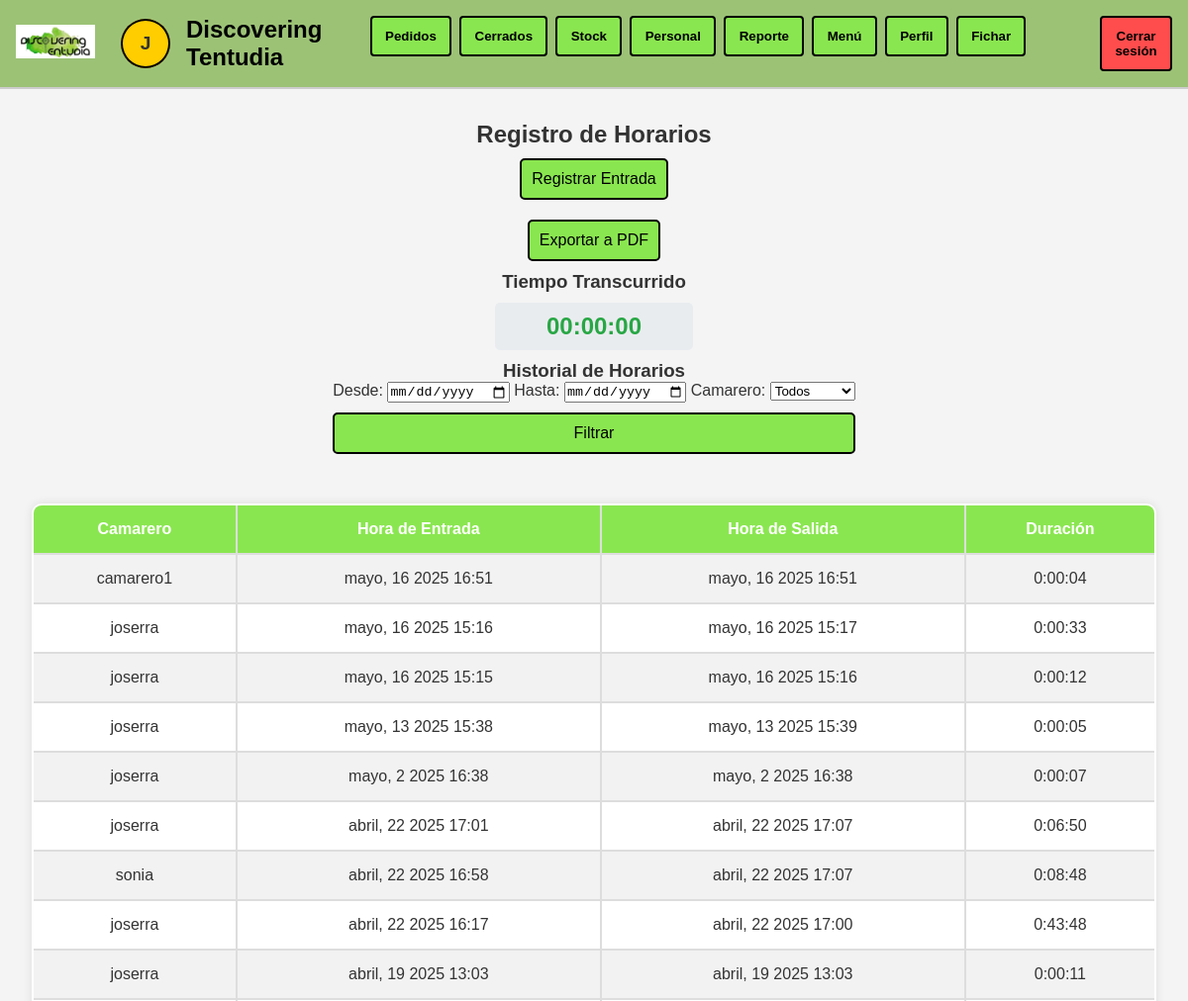
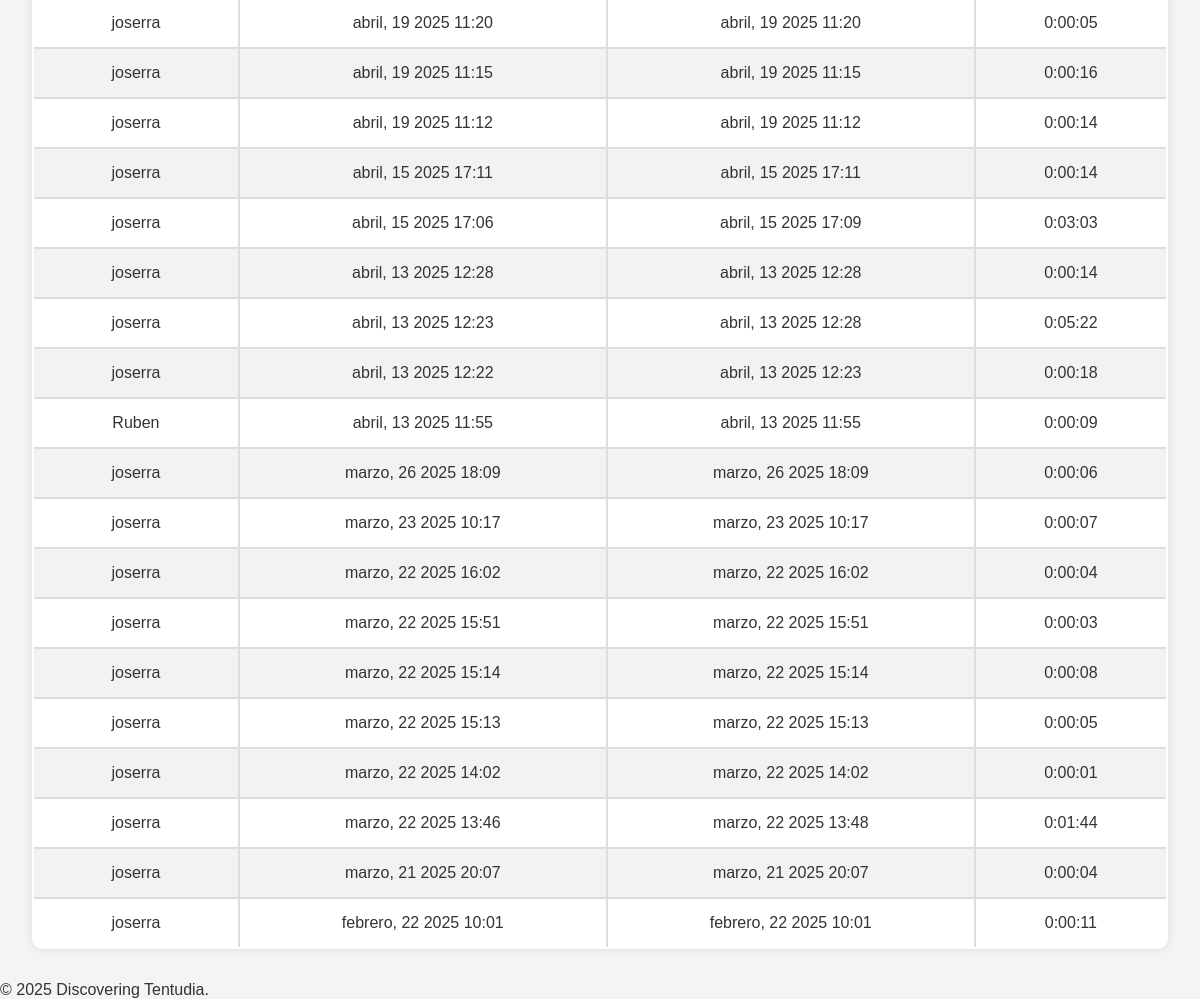
The app's page /control_horarios/ (signed in) with its own data (2 pictures, top to bottom).
### tapAppGestion/models.py (models this page shows, shortened)
class RegistroHorario(models.Model):
    camarero = models.ForeignKey(User, on_delete=models.CASCADE)
    hora_entrada = models.DateTimeField(default=now)
    hora_salida = models.DateTimeField(null=True, blank=True)
    activo = models.BooleanField(default=True)  # Indica si el turno está activo
    pausado = models.BooleanField(default=False)
    tiempo_transcurrido = models.DurationField(default=timedelta(0))
    def calcular_duracion(self):
        if self.hora_salida:
            duracion = self.hora_salida - self.hora_entrada
            segundos = int(duracion.total_seconds())  # Convertir a segundos enteros
            return str(datetime.timedelta(seconds=segundos))  # Formato hh:mm:ss
        return None

### tapAppGestion/views.py (the view)
# urls.py: path('control_horarios/', views.control_horarios, name='control_horarios'),
@login_required
def control_horarios(request):
    if request.user.is_superuser:
        registros = RegistroHorario.objects.all()
        selected_camarero = request.GET.get('camarero', '')
        if selected_camarero:
            registros = registros.filter(camarero__id=selected_camarero)
        camareros = User.objects.filter(registrohorario__isnull=False).distinct()
    else:
        registros = RegistroHorario.objects.filter(camarero=request.user)
        selected_camarero = None
        camareros = None
    fecha_inicio = request.GET.get('fecha_inicio')
    fecha_fin = request.GET.get('fecha_fin')
    if fecha_inicio:
        registros = registros.filter(hora_entrada__date__gte=parse_date(fecha_inicio))
    if fecha_fin:
        registros = registros.filter(hora_entrada__date__lte=parse_date(fecha_fin))
    registros = registros.order_by('-hora_entrada')
    try:
        registro_activo = RegistroHorario.objects.get(camarero=request.user, activo=True)
    except RegistroHorario.DoesNotExist:
        registro_activo = None
    if request.user.is_superuser:
        camareros = User.objects.filter(registrohorario__isnull=False).distinct()
    else:
        camareros = None
    return render(request, 'control_horarios.html', {
        'registros': registros,
        'fecha_inicio': fecha_inicio,
        'fecha_fin': fecha_fin,
        'camareros': camareros,
        'selected_camarero': selected_camarero,
        'registro_activo': registro_activo,
    })

### tapAppGestion/templates/control_horarios.html (shortened to what this page needs)
{% extends 'base.html' %}
{% block content %}
<h2>Registro de Horarios</h2>
{% if not registro_activo %}
    <form action="{% url 'registrar_entrada' %}" method="post">
        <button class="boton-crono" type="submit">Registrar Entrada</button>
    </form>
{% endif %}
<form method="get" action="{% url 'exportar_horarios_pdf' %}">
    <button type="submit" class="boton-crono">Exportar a PDF</button>
</form>
<h3>Tiempo Transcurrido</h3>
{% if registro_activo %}
    <p id="cronometro">00:00:00</p>
{% else %}
    <p id="cronometro">00:00:00</p>
{% endif %}
<h3>Historial de Horarios</h3>
<form method="get" style="margin-bottom: 20px; text-align: center;">
    <label for="fecha_inicio">Desde:</label>
    <input type="date" name="fecha_inicio" id="fecha_inicio" value="{{ request.GET.fecha_inicio }}">
    <label for="fecha_fin">Hasta:</label>
    <input type="date" name="fecha_fin" id="fecha_fin" value="{{ request.GET.fecha_fin }}">
    {% if camareros %}
        <label for="camarero">Camarero:</label>
        <select name="camarero" id="camarero">
            <option value="">Todos</option>
        </select>
    {% endif %}
    <button type="submit" class="boton-crono">Filtrar</button>
</form>
<table>
    <tr>
        {% if user.is_superuser %}
            <th>Camarero</th>
        {% endif %}
        <th>Hora de Entrada</th>
        <th>Hora de Salida</th>
        <th>Duración</th>
    </tr>
    {% for registro in registros %}
    <tr>
        {% if user.is_superuser %}
            <td>{{ registro.camarero.username }}</td>
        {% endif %}
        <td class="hora_entrada"
            data-hora="{{ registro.hora_entrada|date:'Y-m-d H:i:s' }}"
            data-activo="{{ registro.activo }}"
            data-pausado="{{ registro.pausado }}"
            data-transcurrido="{{ registro.tiempo_transcurrido|default:'0' }}">
            {{ registro.hora_entrada|date:"F, j Y H:i" }}
        </td>
        <td>
            {% if registro.hora_salida %}
                {{ registro.hora_salida|date:"F, j Y H:i" }}
            {% else %}
                -
            {% endif %}
        </td>
        <td>{{ registro.calcular_duracion|default:"-" }}</td>
    </tr>
    {% endfor %}
</table>
{% endblock %}

### tapAppGestion/templates/base.html (shortened to what this page needs)
{% load static %}
<!DOCTYPE html>
<html lang="es">
<head>
    <link rel="stylesheet" type="text/css" href="{% static 'css/stylesIndex.css' %}">
</head>
<body>
    <header>
        <div class="header-left">
            <a href="{% url 'index' %}">
                <img src="{% static 'images/logo_blanco.jpeg' %}" alt="Logo Discovering Tentudia" class="logo">
            </a>
            <a href="{% url 'profile' %}" style="text-decoration: none;">
                <div class="user-circle">{{ user.first_name|slice:":1" }}</div>
            </a>
            <h1>Discovering Tentudia</h1>
        </div>
        <nav>
            <a href="{% url 'lista_pedidos' %}">
                <button>Pedidos</button>
            </a>
            {% if user.is_superuser %}
            <a href="{% url 'lista_pedidos_cerrados' %}">
                <button>Cerrados</button>
            </a>
            <a href="{% url 'stock' %}">
                <button>Stock</button>
            </a>
            <a href="{% url 'personal' %}">
                <button>Personal</button>
            </a>
            <a href="{% url 'reporte' %}">
                <button>Reporte</button>
            </a>
            {% endif %}
            <a href="{% url 'menu' %}">
                <button>Menú</button>
            </a>
            <a href="{% url 'profile' %}">
                <button>Perfil</button>
            </a>
            <a href="{% url 'control_horarios' %}">
                <button>Fichar</button>
            </a>
            <a href="{% url 'salir' %}">
                <button class="logout-button">Cerrar sesión</button>
            </a>
        </nav>
    </header>
    <main>
        {% block content %}
        {% endblock %}
    </main>
    <footer>
        <p>&copy; 2025 Discovering Tentudia.</p>
    </footer>
</body>
</html>

### tapAppGestion/static/css/stylesIndex.css (style rules this page uses)
* { margin: 0; padding: 0; box-sizing: border-box; }
body { font-family: Arial, sans-serif; background-color: #fff; color: #333; }
header { display: flex; align-items: center; justify-content: space-between; padding: 1em; border-bottom: 2px solid #ccc; }
header h1 { font-weight: bold; font-size: 24px; color: black; }
.header-left { display: flex; align-items: center; gap: 1em; }
.user-circle { width: 50px; height: 50px; border-radius: 50%; background-color: #ffcd00; display: flex; align-items: center; justify-content: center; font-weight: bold; font-size: 1.2rem; color: #333; box-shadow: 0 0 0 2px #000 inset; }
h1 { font-size: 1.2rem; font-weight: normal; }
nav { display: flex; gap: 0.5em; }
nav button { background-color: #8ae650; border: 2px solid #000; color: #000; font-weight: bold; padding: 0.8em 1em; cursor: pointer; border-radius: 4px; }
.logout-button { background-color: #ff4d4d; margin-left: 5em; }
main { position: relative; padding: 2em; display: flex; flex-direction: column; align-items: center; }
.logo { width: 80px; height: auto; margin-right: 10px; }

### tapAppGestion/templates/base.html (style rules this page uses)
header { background-color: #9cc276; }

### tapAppGestion/templates/control_horarios.html (style rules this page uses)
body { font-family: Arial, sans-serif; background-color: #f4f4f4; margin: 0; padding: 0; }
h2, h3 { text-align: center; color: #333; }
.boton-crono { display: block; width: 100%; padding: 10px; margin: 10px 0; background-color: #8ae650; color: black; border: 2px solid black; border-radius: 5px; cursor: pointer; font-size: 16px; }
#cronometro { font-size: 24px; font-weight: bold; text-align: center; color: #28a745; padding: 10px; background: #e9ecef; border-radius: 5px; margin: 10px auto; width: 200px; }
table { width: 100%; border-collapse: collapse; margin-top: 20px; background: white; box-shadow: 0px 0px 10px rgba(0, 0, 0, 0.1); border-radius: 10px; overflow: hidden; }
table, th, td { border: 2px solid #ddd; }
th, td { padding: 15px; text-align: center; font-size: 16px; }
th { background-color: #8ae650; color: white; font-weight: bold; }
tr:nth-child(even) { background-color: #f2f2f2; }

### records on screen
RegistroHorario: camarero.username "camarero1", hora_entrada "mayo, 16 2025 16:51", hora_salida "mayo, 16 2025 16:51", calcular_duracion "0:00:04"
RegistroHorario: camarero.username "joserra", hora_entrada "mayo, 16 2025 15:16", hora_salida "mayo, 16 2025 15:17", calcular_duracion "0:00:33"
RegistroHorario: camarero.username "joserra", hora_entrada "mayo, 16 2025 15:15", hora_salida "mayo, 16 2025 15:16", calcular_duracion "0:00:12"
RegistroHorario: camarero.username "joserra", hora_entrada "mayo, 13 2025 15:38", hora_salida "mayo, 13 2025 15:39", calcular_duracion "0:00:05"
RegistroHorario: camarero.username "joserra", hora_entrada "mayo, 2 2025 16:38", hora_salida "mayo, 2 2025 16:38", calcular_duracion "0:00:07"
RegistroHorario: camarero.username "joserra", hora_entrada "abril, 22 2025 17:01", hora_salida "abril, 22 2025 17:07", calcular_duracion "0:06:50"
RegistroHorario: camarero.username "sonia", hora_entrada "abril, 22 2025 16:58", hora_salida "abril, 22 2025 17:07", calcular_duracion "0:08:48"
RegistroHorario: camarero.username "joserra", hora_entrada "abril, 22 2025 16:17", hora_salida "abril, 22 2025 17:00", calcular_duracion "0:43:48"
RegistroHorario: camarero.username "joserra", hora_entrada "abril, 19 2025 13:03", hora_salida "abril, 19 2025 13:03", calcular_duracion "0:00:11"
RegistroHorario: camarero.username "joserra", hora_entrada "abril, 19 2025 11:20", hora_salida "abril, 19 2025 11:20", calcular_duracion "0:00:05"
RegistroHorario: camarero.username "joserra", hora_entrada "abril, 19 2025 11:15", hora_salida "abril, 19 2025 11:15", calcular_duracion "0:00:16"
RegistroHorario: camarero.username "joserra", hora_entrada "abril, 19 2025 11:12", hora_salida "abril, 19 2025 11:12", calcular_duracion "0:00:14"
RegistroHorario: camarero.username "joserra", hora_entrada "abril, 15 2025 17:11", hora_salida "abril, 15 2025 17:11", calcular_duracion "0:00:14"
RegistroHorario: camarero.username "joserra", hora_entrada "abril, 15 2025 17:06", hora_salida "abril, 15 2025 17:09", calcular_duracion "0:03:03"
RegistroHorario: camarero.username "joserra", hora_entrada "abril, 13 2025 12:28", hora_salida "abril, 13 2025 12:28", calcular_duracion "0:00:14"
RegistroHorario: camarero.username "joserra", hora_entrada "abril, 13 2025 12:23", hora_salida "abril, 13 2025 12:28", calcular_duracion "0:05:22"
RegistroHorario: camarero.username "joserra", hora_entrada "abril, 13 2025 12:22", hora_salida "abril, 13 2025 12:23", calcular_duracion "0:00:18"
RegistroHorario: camarero.username "Ruben", hora_entrada "abril, 13 2025 11:55", hora_salida "abril, 13 2025 11:55", calcular_duracion "0:00:09"
RegistroHorario: camarero.username "joserra", hora_entrada "marzo, 26 2025 18:09", hora_salida "marzo, 26 2025 18:09", calcular_duracion "0:00:06"
RegistroHorario: camarero.username "joserra", hora_entrada "marzo, 23 2025 10:17", hora_salida "marzo, 23 2025 10:17", calcular_duracion "0:00:07"
RegistroHorario: camarero.username "joserra", hora_entrada "marzo, 22 2025 16:02", hora_salida "marzo, 22 2025 16:02", calcular_duracion "0:00:04"
RegistroHorario: camarero.username "joserra", hora_entrada "marzo, 22 2025 15:51", hora_salida "marzo, 22 2025 15:51", calcular_duracion "0:00:03"
RegistroHorario: camarero.username "joserra", hora_entrada "marzo, 22 2025 15:14", hora_salida "marzo, 22 2025 15:14", calcular_duracion "0:00:08"
RegistroHorario: camarero.username "joserra", hora_entrada "marzo, 22 2025 15:13", hora_salida "marzo, 22 2025 15:13", calcular_duracion "0:00:05"
RegistroHorario: camarero.username "joserra", hora_entrada "marzo, 22 2025 14:02", hora_salida "marzo, 22 2025 14:02", calcular_duracion "0:00:01"
RegistroHorario: camarero.username "joserra", hora_entrada "marzo, 22 2025 13:46", hora_salida "marzo, 22 2025 13:48", calcular_duracion "0:01:44"
RegistroHorario: camarero.username "joserra", hora_entrada "marzo, 21 2025 20:07", hora_salida "marzo, 21 2025 20:07", calcular_duracion "0:00:04"
RegistroHorario: camarero.username "joserra", hora_entrada "febrero, 22 2025 10:01", hora_salida "febrero, 22 2025 10:01", calcular_duracion "0:00:11"

### other values on screen
{{ user.first_name|slice:":1" }} "J"
